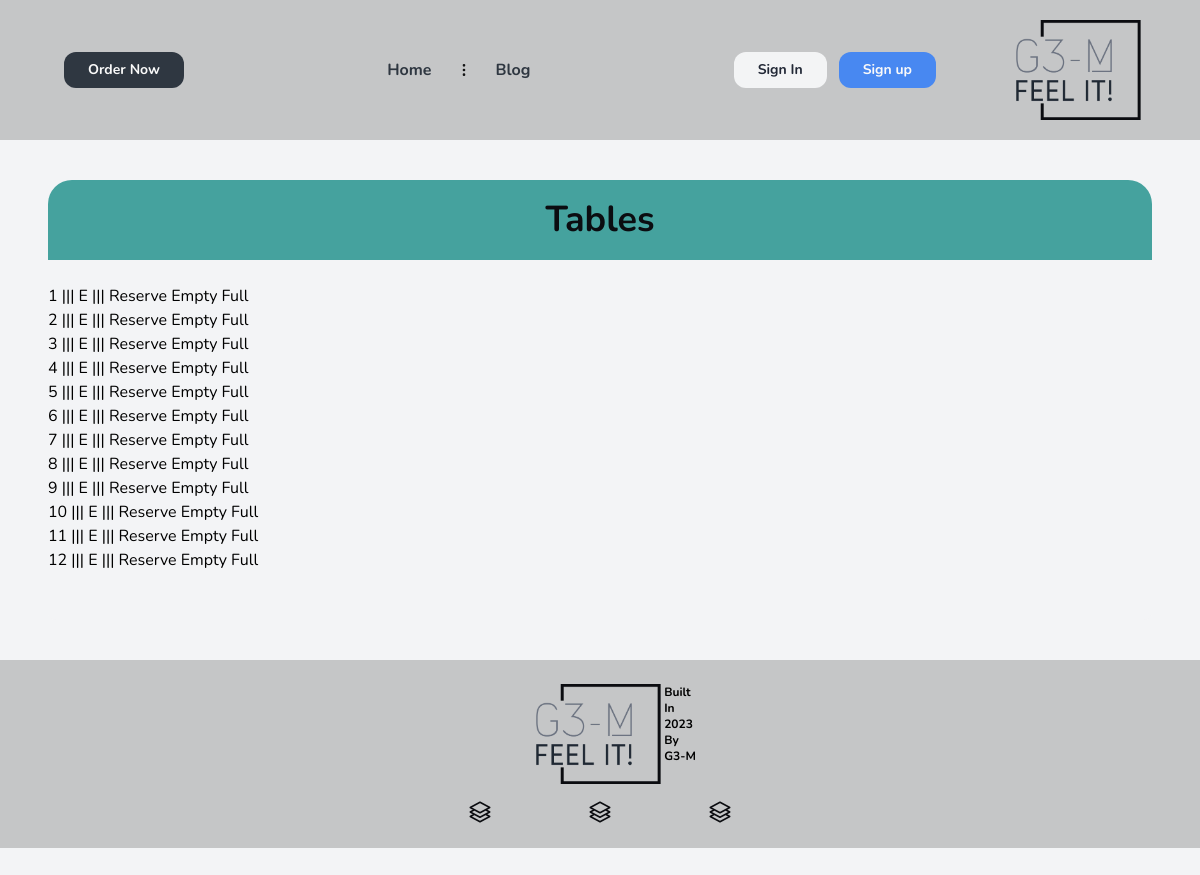
The page /tables/list-table on the database as committed earlier.
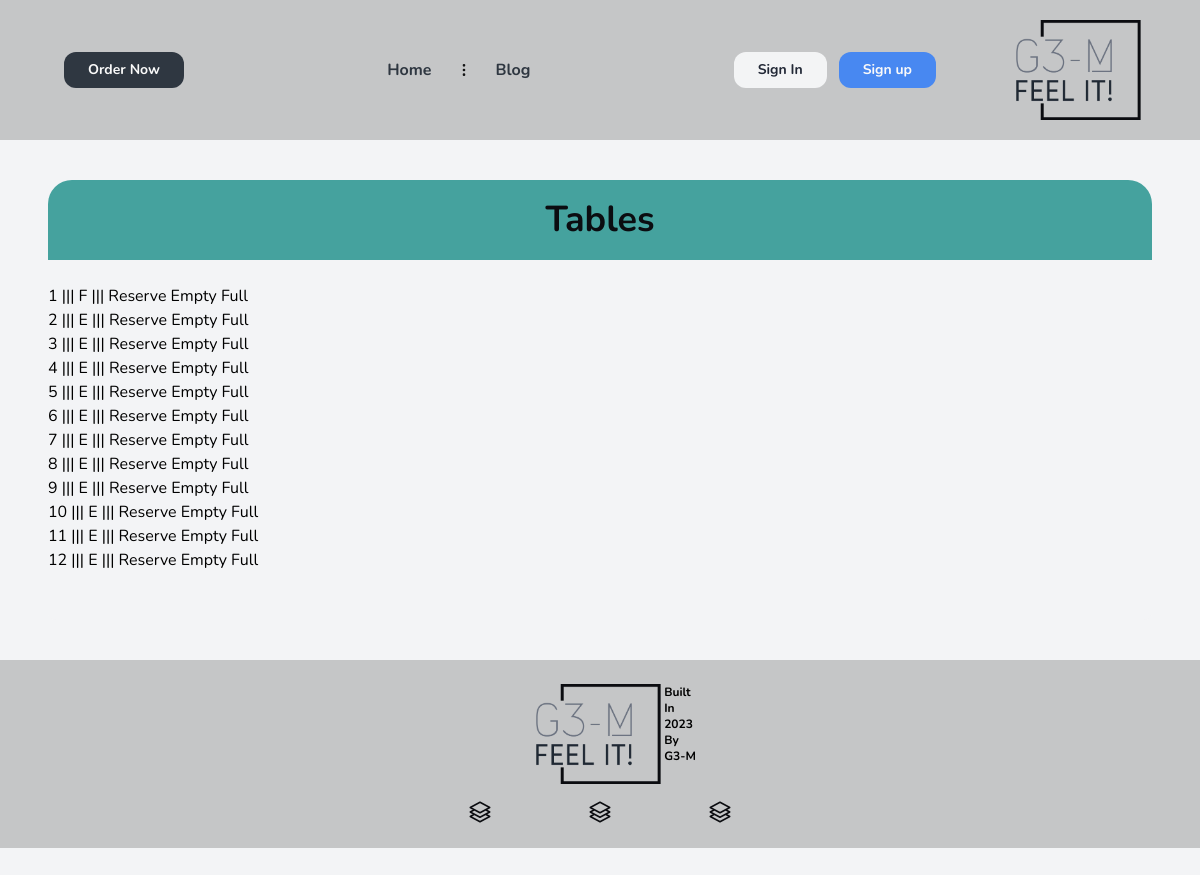
The same page on the database as committed later.
### tables/models.py (models this page shows)
class Table(BaseModel):
    status_fields = [("R", "Reserved"), ("E", "Empty"), ("F", "Full"), ("T", "TakeAway")]
    number = models.PositiveIntegerField()
    status = models.CharField(max_length=1, choices=status_fields, default='E')
    def __str__(self) -> str:
        return f'{self.number}'

### tables/views.py (the view)
# urls.py: path('list-table', views.ListTableView.as_view(), name='list-table'),
class ListTableView(ListView):
    model = Table
    template_name = 'Reservation_ListTableTemplate.html'
    context_object_name = 'table'

### core/models.py (called while the page is built)
    def get_queryset(self):
        return super().get_queryset().filter(deleted_at__isnull=True)

### templates/Reservation_ListTableTemplate.html (shortened to what this page needs)
{% extends "base.html" %}
{% load widget_tweaks %}
{% block content %}
    <div class=" forms-div ">
    <h2 class='forms-header'>Tables</h2>
<div class="center">
	<ul class="tasks">
		{% for task in table %}
            <br>
            {{ task }} |||
            {{ task.status }}  |||
            {% if task.status is not 'R' %}
            <form action="{% url 'tables:change-table-status' task.pk 'R' %}" method="post" style="display:inline;">
                <button type="submit">Reserve</button>
            </form>
            {% endif %}
            <form action="{% url 'tables:change-table-status' task.pk 'E' %}" method="post" style="display:inline;">
                <button type="submit">Empty</button>
            </form>
            <form action="{% url 'tables:change-table-status' task.pk 'F' %}" method="post" style="display:inline;">
                <button type="submit">Full</button>
            </form>
		{% endfor %}
	</ul>
</div>
{% endblock content %}

Rows that differ between the two databases and show on the page:
changed Table (number 1 of 12 on the later page): status "E" → "F"
